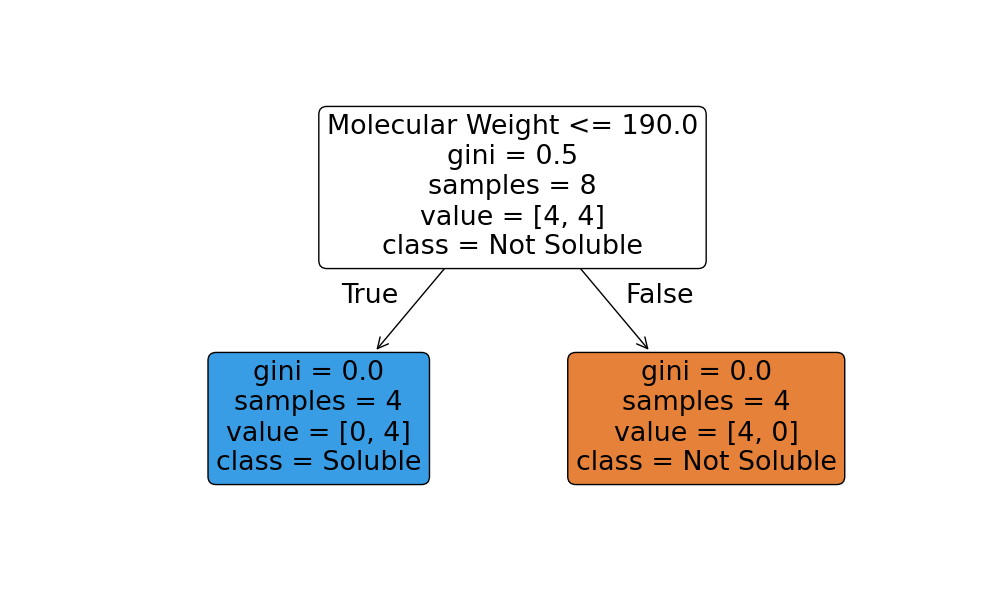

This chart was generated by the following Python code:
import pandas as pd
from sklearn.tree import DecisionTreeClassifier, plot_tree
import matplotlib.pyplot as plt

# Step 1: Create the DataFrame
data = {
    'Molecule': ['Molecule 1', 'Molecule 2', 'Molecule 3', 'Molecule 4',
                 'Molecule 5', 'Molecule 6', 'Molecule 7', 'Molecule 8'],
    'Molecular Weight': [180, 250, 80, 300, 150, 400, 90, 200],
    'Hydrogen Bond Donors': [5, 2, 1, 1, 4, 3, 0, 2],
    'Hydrogen Bond Acceptors': [6, 3, 2, 2, 5, 4, 1, 3],
    'Water Solubility': [1, 0, 1, 0, 1, 0, 1, 0]
}

df = pd.DataFrame(data)
print(df)

# Step 2: Split into features and target
X = df[['Molecular Weight', 'Hydrogen Bond Donors', 'Hydrogen Bond Acceptors']]
y = df['Water Solubility']

# Step 3: Train the decision tree
model = DecisionTreeClassifier()
model.fit(X, y)

# Step 4: Visualize the tree
plt.figure(figsize=(10, 6))
plot_tree(
    model,
    feature_names=X.columns,
    class_names=['Not Soluble', 'Soluble'],
    filled=True,
    rounded=True
)
plt.show()
